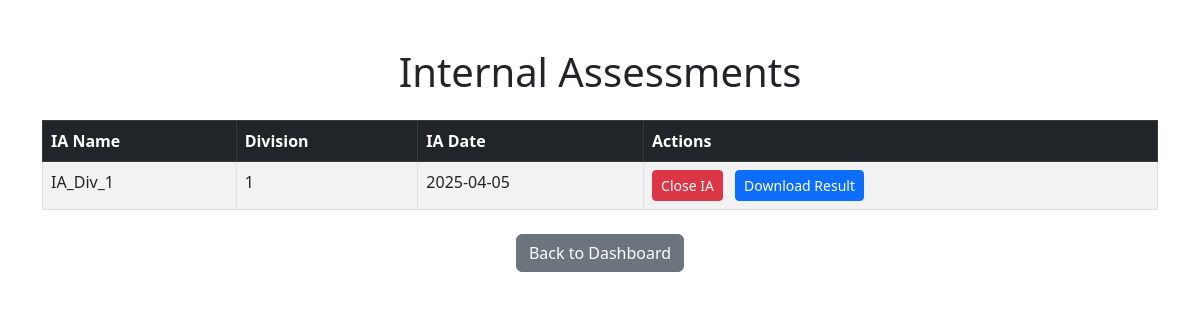
Before: /list_IA/103 (signed in) with the older database file.
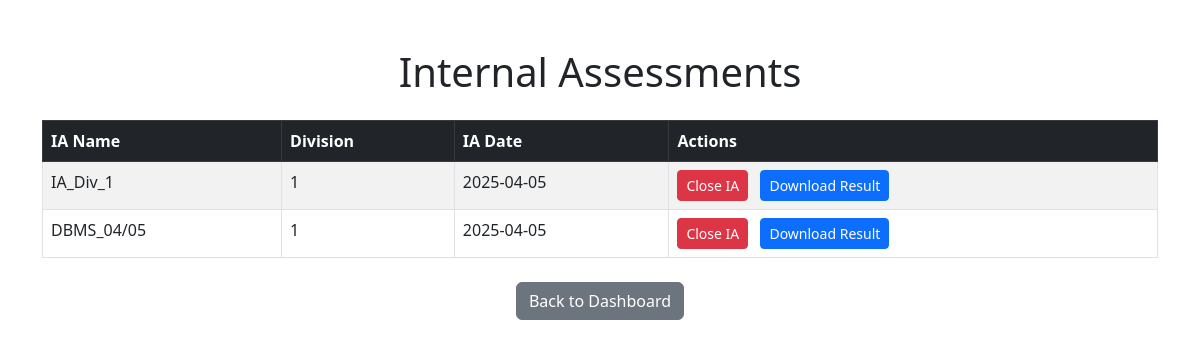
After: the same page with the newer database file.
### tables this page shows
CREATE TABLE "Tests"(
    test_id text primary key,
    teacher_id INTEGER,
    class_id INTEGER, 
    subject text not null,
    test_name text not null,
    ia_date date not null, 
    FOREIGN KEY (teacher_id) REFERENCES Teacher(user_id),
    FOREIGN KEY (class_id) REFERENCES Class(id));

### app.py (the view)
@app.route("/list_IA/<int:teacher_id>", methods = ['GET','POST'])
@teacher_required
def list_IA(teacher_id):
    conn = sqlite3.connect(DB_PATH)
    cursor = conn.cursor()
    cursor.execute("SELECT test_name, class_id, ia_date ,test_id FROM Tests WHERE teacher_id = ?" , (teacher_id, ))
    ia_list = cursor.fetchall()
    conn.close()
    return render_template("list_IA.html",test_id = test_id , teacher_id = teacher_id , ia_list = ia_list)

### app.py (called while the page is built)
@login_manager.user_loader
def load_user(user_id):
    conn = sqlite3.connect(DB_PATH)
    cursor = conn.cursor()
    cursor.execute("SELECT id, email, role FROM users WHERE id = ?", (user_id,))
    user = cursor.fetchone()
    conn.close()
    if user:
        return User(id=user[0], email=user[1], role=user[2])
    return None

def teacher_required(f):
    @wraps(f)
    def decorated_function(*args, **kwargs):
        if 'user_id' not in session or session.get('role') != 'teacher':
            return "Access Denied: Teachers Only", 403
        return f(*args, **kwargs)
    return decorated_function

### templates/list_IA.html (shortened to what this page needs)
<!DOCTYPE html>
<html lang="en">
<head>
    <link href="https://cdn.jsdelivr.net/npm/bootstrap@5.3.0/dist/css/bootstrap.min.css" rel="stylesheet">
</head>
<body>
    <div class="container mt-5">
        <h1 class="text-center mb-4">Internal Assessments</h1>
        <table class="table table-bordered table-striped">
            <thead class="table-dark">
                <tr>
                    <th>IA Name</th>
                    <th>Division</th>
                    <th>IA Date</th>
                    <th>Actions</th>
                </tr>
            </thead>
            <tbody>
                {% for ia in ia_list %}
                <tr>
                    <td>{{ ia[0] }}</td>
                    <td>{{ ia[1] }}</td>
                    <td>{{ ia[2] }}</td>
                    <td>
                        <a href="{{ url_for('close_IA', test_id=ia[3]) }}" class="btn btn-danger btn-sm me-2">Close IA</a>
                        <a href="{{ url_for('download_IA_Result', test_id=ia[3]) }}" class="btn btn-primary btn-sm">Download Result</a>
                    </td>
                </tr>
                {% endfor %}
            </tbody>
        </table>
        <div class="text-center mt-4">
            <a href="{{ url_for('teacher_dashboard', teacher_id=teacher_id) }}" class="btn btn-secondary">Back to Dashboard</a>
        </div>
    </div>
</body>
</html>

Changed rows visible on the page:
added Tests: test_name "DBMS_04/05", class "1", ia_date "2025-04-05"
